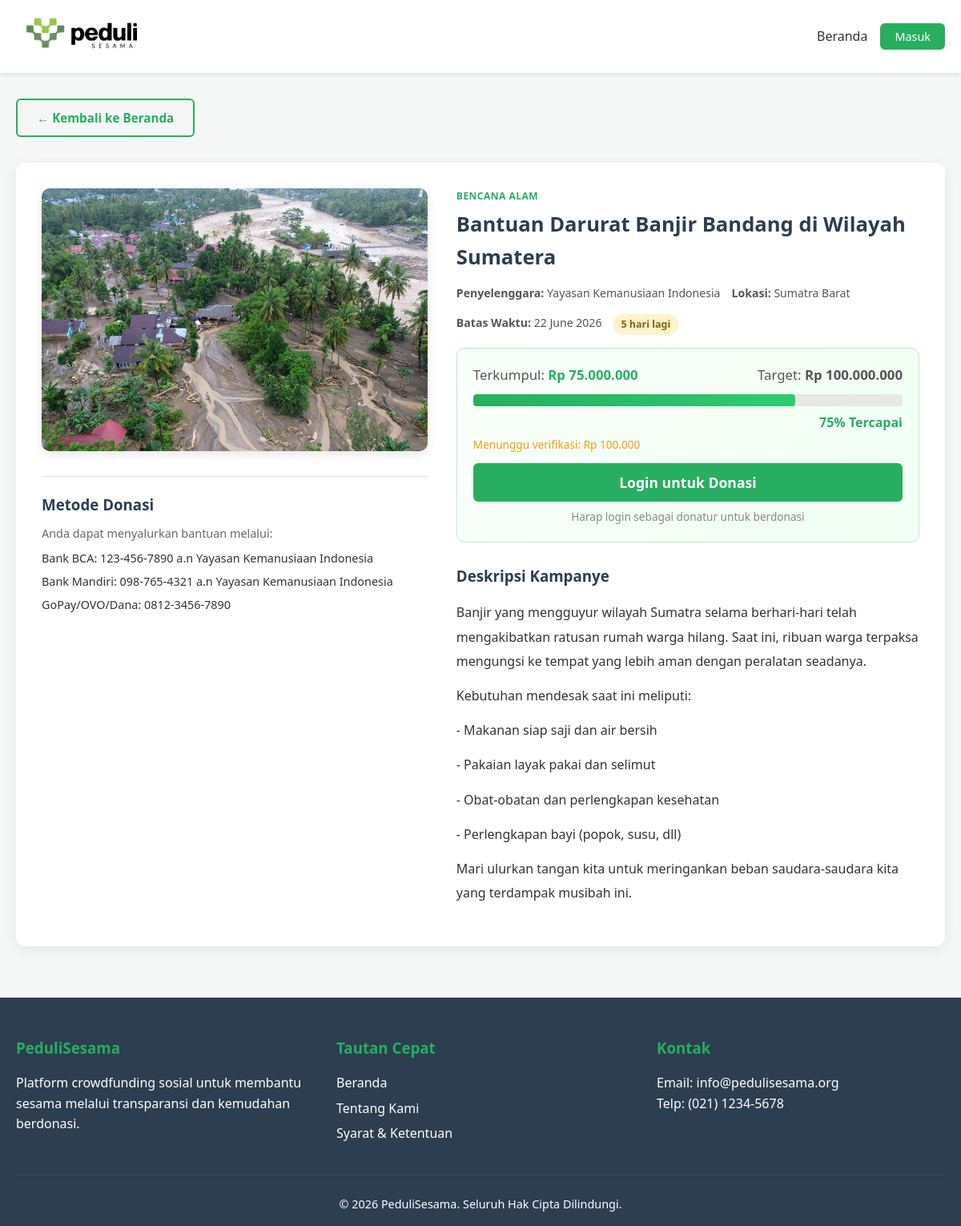
Screenshot of /detail.php?id=1 with the database file from the repository.
### tables this page shows
CREATE TABLE `campaigns` (
  `id` int(11) NOT NULL,
  `pengelola_id` int(11) NOT NULL,
  `judul` varchar(255) NOT NULL,
  `kategori` enum('Bencana Alam','Pendidikan','Kesehatan','Lingkungan','Fasilitas Umum','Lainnya') NOT NULL,
  `lokasi` varchar(200) NOT NULL,
  `deskripsi` text NOT NULL,
  `target_dana` decimal(15,2) NOT NULL,
  `dana_terkumpul` decimal(15,2) NOT NULL DEFAULT 0.00,
  `deadline` date NOT NULL,
  `poster_path` varchar(255) DEFAULT NULL,
  `info_rekening` text NOT NULL,
  `created_at` timestamp NOT NULL DEFAULT current_timestamp()
);

CREATE TABLE `users` (
  `id` int(11) NOT NULL,
  `nama` varchar(150) NOT NULL,
  `email` varchar(150) NOT NULL,
  `phone` varchar(20) NOT NULL,
  `password` varchar(255) NOT NULL,
  `role` enum('donatur','pengelola') NOT NULL DEFAULT 'donatur',
  `nama_kantor` varchar(200) DEFAULT NULL,
  `alamat` text DEFAULT NULL,
  `created_at` timestamp NOT NULL DEFAULT current_timestamp()
);

### includes/auth.php (called while the page is built, shortened)
<?php
function isLoggedIn()
{
    return isset($_SESSION['user_id']);
}
function formatRupiah($amount)
{
    return 'Rp ' . number_format($amount, 0, ',', '.');
}
function hitungProgress($collected, $target)
{
    $pct = ($collected / $target) * 100;
    return min(100, round($pct, 1));
}
function sisaHari($deadline)
{
    $now  = new DateTime();
    $end  = new DateTime($deadline);
    $diff = $now->diff($end);
    return $diff->days;
}
function getPosterUrlRoot($campaign)
{
    if (!empty($campaign['poster_path']) && file_exists('uploads/kampanye/' . $campaign['poster_path'])) {
        return 'uploads/kampanye/' . $campaign['poster_path'];
    }
    $seeds = getPosters();
    $seed  = $seeds[$campaign['kategori']] ?? 'campaign';
    return "https://picsum.photos/seed/{$seed}{$campaign['id']}/600/400";
}

### detail.php (the view, shortened to what this page needs)
<?php
require_once 'includes/auth.php';
$id = (int)($_GET['id'] ?? 0);
$db   = getDB();
$stmt = $db->prepare(
    'SELECT c.*, u.nama_kantor AS penyelenggara, u.email AS email_pengelola, u.phone AS phone_pengelola
     FROM campaigns c
     JOIN users u ON c.pengelola_id = u.id
     WHERE c.id = :id
     LIMIT 1'
);
$stmt->execute([':id' => $id]);
$c = $stmt->fetch();
$progress = hitungProgress($c['dana_terkumpul'], $c['target_dana']);
$sisaHari = sisaHari($c['deadline']);
$isActive = $sisaHari > 0;
$posterUrl = getPosterUrlRoot($c);
$pendingStmt = $db->prepare(
    'SELECT COALESCE(SUM(nominal),0) FROM donations WHERE campaign_id=:id AND status="pending"'
);
$pendingStmt->execute([':id' => $id]);
$danaPending = (float)$pendingStmt->fetchColumn();
include 'includes/header.php';
?>
<main class="container">
    <div style="margin-top:2rem;">
        <a href="index.php" class="btn btn-outline">&larr; Kembali ke Beranda</a>
    </div>
    <div class="detail-container">
        <div class="detail-image">
            <img src="<?= htmlspecialchars($posterUrl) ?>"
                alt="<?= htmlspecialchars($c['judul']) ?>"
                onerror="this.src='https://picsum.photos/seed/campaign<?= $c['id'] ?>/800/600'">
            <div class="bank-info">
                <h3> Metode Donasi</h3>
                <p style="margin-bottom:8px;color:#666;font-size:0.9rem;">
                    Anda dapat menyalurkan bantuan melalui:
                </p>
                <?php
                $lines = array_filter(array_map('trim', explode("\n", $c['info_rekening'])));
                ?>
                <ul style="margin-top:8px;">
                    <?php foreach ($lines as $line): ?>
                        <li style="margin-bottom:6px;"> <?= htmlspecialchars($line) ?></li>
                    <?php endforeach; ?>
                </ul>
            </div>
        </div>
        <div class="detail-info">
            <span class="campaign-category"><?= htmlspecialchars($c['kategori']) ?></span>
            <h1><?= htmlspecialchars($c['judul']) ?></h1>
            <div class="detail-meta">
                <span> <strong>Penyelenggara:</strong> <?= htmlspecialchars($c['penyelenggara']) ?></span>
                <span> <strong>Lokasi:</strong> <?= htmlspecialchars($c['lokasi']) ?></span>
                <span> <strong>Batas Waktu:</strong> <?= date('d F Y', strtotime($c['deadline'])) ?></span>
                <span>
                    <?php if ($isActive): ?>
                        <span class="status-badge status-pending"><?= $sisaHari ?> hari lagi</span>
                    <?php else: ?>
                        <span class="status-badge status-rejected"> Kampanye berakhir</span>
                    <?php endif; ?>
                </span>
            </div>
            <div class="donation-box">
                <div class="campaign-stats">
                    <div class="stats-row" style="margin-bottom:10px;font-size:1.05rem;">
                        <span>Terkumpul: <strong style="color:#27ae60;"><?= formatRupiah($c['dana_terkumpul']) ?></strong></span>
                        <span>Target: <strong><?= formatRupiah($c['target_dana']) ?></strong></span>
                    </div>
                    <div class="progress-bar" style="height:15px;">
                        <div class="progress-fill" style="width:<?= $progress ?>%;"></div>
                    </div>
                    <p style="text-align:right;font-weight:bold;color:#27ae60;margin-top:5px;">
                        <?= $progress ?>% Tercapai
                    </p>
                    <?php if ($danaPending > 0): ?>
                        <p style="font-size:0.85rem;color:#f39c12;margin-top:4px;">
                            Menunggu verifikasi: <?= formatRupiah($danaPending) ?>
                        </p>
                    <?php endif; ?>
                </div>
                <?php if ($isActive): ?>
                    <?php if (isLoggedIn() && $_SESSION['role'] === 'donatur'): ?>
                        <a href="donasi.php?id=<?= $c['id'] ?>" class="btn btn-primary"
                            style="width:100%;text-align:center;font-size:1.1rem;display:block;margin-top:12px;">
                            Donasi Sekarang
                        </a>
                    <?php elseif (!isLoggedIn()): ?>
                        <a href="login.php?redirect=<?= urlencode('donasi.php?id=' . $c['id']) ?>"
                            class="btn btn-primary"
                            style="width:100%;text-align:center;font-size:1.1rem;display:block;margin-top:12px;">
                            Login untuk Donasi
                        </a>
                        <p style="text-align:center;font-size:0.85rem;color:#888;margin-top:8px;">
                            Harap login sebagai donatur untuk berdonasi
                        </p>
                    <?php else: ?>
                        <p style="text-align:center;padding:12px;background:#fff3cd;border-radius:6px;margin-top:12px;font-size:0.9rem;">
                            Pengelola tidak dapat melakukan donasi.
                        </p>
                    <?php endif; ?>
                <?php else: ?>
                    <p style="text-align:center;padding:12px;background:#f8d7da;border-radius:6px;margin-top:12px;color:#721c24;">
                        Kampanye ini telah berakhir dan tidak menerima donasi baru.
                    </p>
                <?php endif; ?>
            </div>
            <div class="detail-description">
                <h3> Deskripsi Kampanye</h3>
                <?php
                $paragraphs = explode("\n", nl2br(htmlspecialchars($c['deskripsi'])));
                foreach ($paragraphs as $p) {
                    if (trim(strip_tags($p))) {
                        echo "<p>$p</p>";
                    }
                }
                ?>
            </div>
        </div>
    </div>
</main>
<?php include 'includes/footer.php'; ?>

### style.css (style rules this page uses)
* { margin: 0; padding: 0; box-sizing: border-box; }
body { font-family: "Segoe UI", Tahoma, Geneva, Verdana, sans-serif; line-height: 1.6; color: #333; background-color: #f4f7f6; }
a { text-decoration: none; color: inherit; }
ul { list-style: none; }
.container { max-width: 1200px; margin: 0 auto; padding: 0 20px; }
.btn { display: inline-block; padding: 10px 24px; border-radius: 6px; cursor: pointer; font-weight: 600; border: none; transition: all 0.2s; font-size: 0.95rem; text-align: center; }
.btn-primary { background-color: #27ae60; color: #fff; }
.btn-outline { border: 2px solid #27ae60; color: #27ae60; background: transparent; }
.campaign-category { font-size: 0.75rem; color: #27ae60; font-weight: 700; text-transform: uppercase; letter-spacing: 0.5px; margin-bottom: 6px; display: block; }
.campaign-stats { margin-bottom: 12px; }
.progress-bar { height: 8px; background-color: #e8e8e8; border-radius: 4px; margin-bottom: 8px; overflow: hidden; }
.progress-fill { height: 100%; background: linear-gradient(90deg, #27ae60, #2ecc71); border-radius: 4px; transition: width 0.3s; }
.stats-row { display: flex; justify-content: space-between; font-size: 0.83rem; color: #555; }
.detail-container { display: grid; grid-template-columns: 1fr 1.2fr; gap: 36px; margin-top: 2rem; background-color: #fff; padding: 32px; border-radius: 12px; box-shadow: 0 4px 16px rgba(0, 0, 0, 0.07); margin-bottom: 3rem; }
.detail-image img { width: 100%; border-radius: 10px; box-shadow: 0 4px 12px rgba(0, 0, 0, 0.1); }
.detail-info h1 { font-size: 1.6rem; margin-bottom: 0.8rem; color: #2c3e50; }
.detail-meta { display: flex; flex-wrap: wrap; gap: 14px; margin-bottom: 1rem; font-size: 0.88rem; color: #555; }
.detail-description { margin: 1.2rem 0; line-height: 1.9; }
.detail-description h3 { margin-bottom: 0.8rem; color: #2c3e50; }
.detail-description p { margin-bottom: 0.8rem; }
.donation-box { background: linear-gradient(135deg, #f9fff9, #f0fff4); padding: 20px; border-radius: 10px; border: 1.5px solid #c3e6cb; margin-bottom: 1.5rem; }
.bank-info { margin-top: 1.5rem; padding-top: 1.2rem; border-top: 1px solid #ddd; }
.bank-info h3 { margin-bottom: 0.6rem; color: #2c3e50; }
.bank-info ul li { margin-bottom: 8px; font-size: 0.9rem; }
.status-badge { display: inline-block; padding: 3px 10px; border-radius: 20px; font-size: 0.78rem; font-weight: 700; }
.status-pending { background: #fff3cd; color: #856404; }

### rows the page displays
campaigns: poster_path (picture), info_rekening "Bank BCA: 123-456-7890 a.n Yayasan Kemanusiaan Indonesia", info_rekening "Bank Mandiri: 098-765-4321 a.n Yayasan Kemanusiaan Indonesia", info_rekening "GoPay/OVO/Dana: 0812-3456-7890", kategori "BENCANA ALAM", judul "Bantuan Darurat Banjir Bandang di Wilayah Sumatera", pengelola.nama_kantor "Yayasan Kemanusiaan Indonesia", lokasi "Sumatra Barat", deadline "22 June 2026", deadline "5", dana_terkumpul "Rp 75.000.000", target_dana "Rp 100.000.000", progress "75", deskripsi "Banjir yang mengguyur wilayah Sumatra selama berhari-hari telah mengakibatkan ratusan rumah warga hilang. Saat ini, ribuan warga terpaksa mengungsi ke tempat yang lebih aman dengan peralatan seadanya.", deskripsi "Kebutuhan mendesak saat ini meliputi:", deskripsi "- Makanan siap saji dan air bersih", deskripsi "- Pakaian layak pakai dan selimut", deskripsi "- Obat-obatan dan perlengkapan kesehatan", deskripsi "- Perlengkapan bayi (popok, susu, dll)", deskripsi "Mari ulurkan tangan kita untuk meringankan beban saudara-saudara kita yang terdampak musibah ini."

### other values shown
formatRupiah($danaPending) "Rp 100.000"
